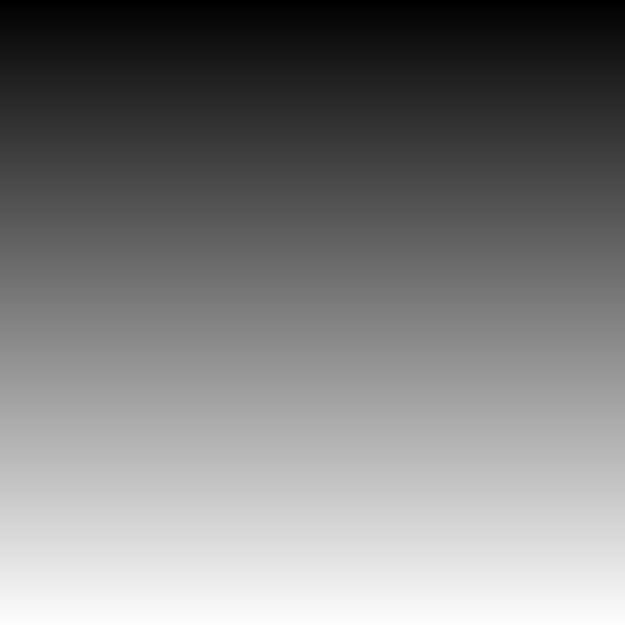
#> input picture lessons/img/grad_grayscale.png, 1250 x 1250 px (shown at 1/2 size); the run also reads 2 pictures not shown here
$ jupyter execute --allow-errors Lecture_4.ipynb   (shell and % lines are left out)   (older library calls are emulated)
#> lines starting #> are read from the running program, lines starting #| are printed output that depends on the picture; after the words box and inside, x2 and y2 are one past the last pixel; in counts of white or black regions, pixels touching at a corner belong together
# Лекция №4

## Simple Thresholding
Здесь все просто. Если значение пикселя больше порогового значения, ему присваивается одно значение (может быть белым), в противном случае ему присваивается другое значение (может быть черным). Используемая функция **cv2.threshold(src, thresh, maxval, type)**

* **src** $-$ исходное изображение, которое должно быть изображением в градациях серого
* **thresh** $-$ пороговое значение, которое используется для классификации значений пикселей
* **maxval** $-$ представляет значение, которое будет дано, если значение пикселя больше (иногда меньше) порогового значения
* **type** $-$ предоставляет различные стили порогового значения.

Различные типы:
1. cv2.THRESH_BINARY
2. cv2.THRESH_BINARY_INV
3. cv2.THRESH_TRUNC
4. cv2.THRESH_TOZERO
5. cv2.THRESH_TOZERO_INV

На выходе функция возвращает два значения. Первый $-$ **retval**, которое будет объяснено позже. Второй $-$ **thresholded image**.

Подробнее в [документации](https://docs.opencv.org/3.4.2/d7/d1b/group__imgproc__misc.html#gae8a4a146d1ca78c626a53577199e9c57).

Рассмотрим разные типы threshold на примере градиента серого цвета.

[cell 1]
import numpy as np
import cv2
import matplotlib.pyplot as plt

[cell 2]
img = cv2.imread('img/grad_grayscale.png',0)
#> img is the input picture: shape (1250, 1250); min 0, max 253, mean 126.4

ret,thresh1 = cv2.threshold(img,127,255,cv2.THRESH_BINARY)
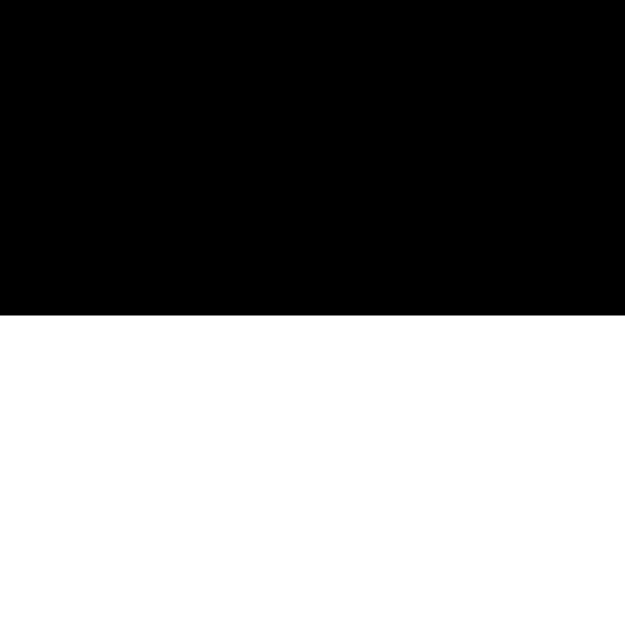
#> thresh1: shape (1250, 1250) (shown at 1/2 size); 49.5% white; 1 white region, box (x1, y1, x2, y2) and area: (0, 631, 1250, 1250) 773750
ret,thresh2 = cv2.threshold(img,127,255,cv2.THRESH_BINARY_INV)
ret,thresh3 = cv2.threshold(img,127,255,cv2.THRESH_TRUNC)
ret,thresh4 = cv2.threshold(img,127,255,cv2.THRESH_TOZERO)
ret,thresh5 = cv2.threshold(img,127,255,cv2.THRESH_TOZERO_INV)
titles = ['Original Image','BINARY','BINARY_INV','TRUNC','TOZERO','TOZERO_INV']
images = [img, thresh1, thresh2, thresh3, thresh4, thresh5]
plt.figure(figsize=(10,8))
for i in range(6):
    plt.subplot(2,3,i+1),plt.imshow(images[i],'gray')
    plt.title(titles[i])
    plt.xticks([]),plt.yticks([])
plt.show()

## Adaptive Thresholding
В предыдущем разделе мы использовали глобальное значение в качестве порогового значения. Но это может быть не хорошо во всех условиях, когда изображение имеет разные условия освещения в разных областях. В этом случае мы идем на адаптивный порог. При этом алгоритм вычисляет порог для небольших областей изображения. Таким образом, мы получаем разные пороговые значения для разных областей одного и того же изображения, и это дает нам лучшие результаты для изображений с разной освещенностью.

Он имеет три «специальных» входных параметра и только один выходной аргумент.

Адаптивный метод $-$ **cv2.adaptiveThreshold(src, maxValue, adaptiveMethod, thresholdType, blockSize, C)** - решает, как рассчитывается пороговое значение.

* **thresholdType**:
    * *cv2.ADAPTIVE_THRESH_MEAN_C*: пороговое значение является средним значением области соседства.

    * *cv2.ADAPTIVE_THRESH_GAUSSIAN_C*: пороговое значение представляет собой взвешенную сумму значений окрестностей, где веса представляют собой гауссово окно.

* **blockSize** $-$ определяет размер окрестности.

* **C** $-$ это просто константа, которая вычитается из вычисленного среднего или взвешенного среднего.

Ниже приведен фрагмент кода, сравнивающий глобальные пороги и адаптивные пороги для изображения с различным освещением:

[cell 3]
img = cv2.imread('img/sudoku.jpg')
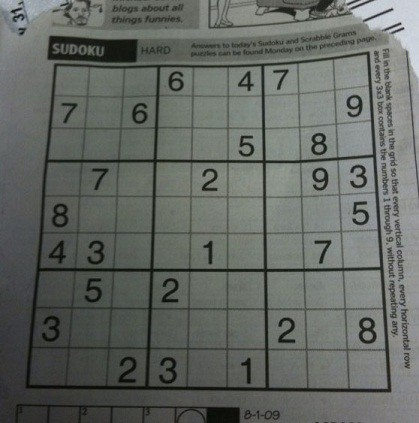
#> input picture lessons/img/sudoku.jpg, 419 x 423 px
#> img is the input picture: shape (423, 419, 3); mean B, G, R 98.9, 103.6, 99.4
img = cv2.cvtColor(img, cv2.COLOR_RGB2GRAY)
#> img: shape (423, 419)
img = cv2.medianBlur(img,5)
ret,th1 = cv2.threshold(img,127,255,cv2.THRESH_BINARY)
#> th1: shape (423, 419); 25.7% white; 62 white regions (31 under 20 px), largest, box (x1, y1, x2, y2) and area: (194, 0, 419, 423) 16594, (265, 56, 372, 160) 8919, (266, 158, 380, 268) 8647
th2 = cv2.adaptiveThreshold(img,255,cv2.ADAPTIVE_THRESH_MEAN_C,cv2.THRESH_BINARY,11,2)
#> th2: shape (423, 419); 77.1% white; 774 black regions (571 under 20 px), largest, box (x1, y1, x2, y2) and area: (25, 51, 392, 393) 10166, (141, 0, 404, 49) 3627, (47, 36, 138, 62) 1325
th3 = cv2.adaptiveThreshold(img,255,cv2.ADAPTIVE_THRESH_GAUSSIAN_C,cv2.THRESH_BINARY,11,2)
#> th3: shape (423, 419); 80.6% white; 829 black regions (587 under 20 px), largest, box (x1, y1, x2, y2) and area: (25, 52, 391, 393) 9350, (139, 0, 401, 47) 1845, (47, 36, 138, 63) 1222
titles = ['Original Image', 'Global Thresholding (v = 127)',
            'Adaptive Mean Thresholding', 'Adaptive Gaussian Thresholding']
images = [img, th1, th2, th3]
plt.figure(figsize=(10,8))
for i in range(4):
    plt.subplot(2,2,i+1),plt.imshow(images[i],'gray')
    plt.title(titles[i])
    plt.xticks([]),plt.yticks([])
plt.show()

## Бинаризация Оцу
В первом разделе я говорил вам, что есть второй параметр retVal. Его использование происходит, когда мы идем на бинаризацию Оцу. Так что же это?

В глобальном пороговом значении мы использовали произвольное значение для порогового значения, верно? Итак, как мы можем знать, что выбранное нами значение является хорошим или нет? Ответ, метод проб и ошибок. Но рассмотрим бимодальное изображение (проще говоря, бимодальное изображение - это изображение, гистограмма которого имеет два пика). Для этого изображения мы можем приблизительно принять значение в середине этих пиков в качестве порогового значения, верно? Это то, что делает бинаризация Оцу. Таким образом, простыми словами, он автоматически вычисляет пороговое значение из гистограммы изображения для бимодального изображения. (Для изображений, которые не являются бимодальными, бинаризация не будет точной.)

Для этого используется наша функция **cv2.threshold()**, но передается дополнительный флаг *cv2.THRESH_OTSU*. Для порогового значения просто введите ноль. Затем алгоритм находит оптимальное пороговое значение и возвращает вас в качестве второго выхода retVal. Если пороговое значение Otsu не используется, **retVal** соответствует пороговому значению, которое вы использовали.

Проверьте ниже пример. Входное изображение является шумным изображением. В первом случае я применил глобальный порог для значения $127$. Во втором случае я применил порог Оцу напрямую. В третьем случае я отфильтровал изображение с гауссовым ядром $5\times5$, чтобы удалить шум, затем применил пороговое значение Оцу. Посмотрите, как фильтрация шума улучшает результат.

[cell 4]
img = cv2.imread('img/laba.jpg')
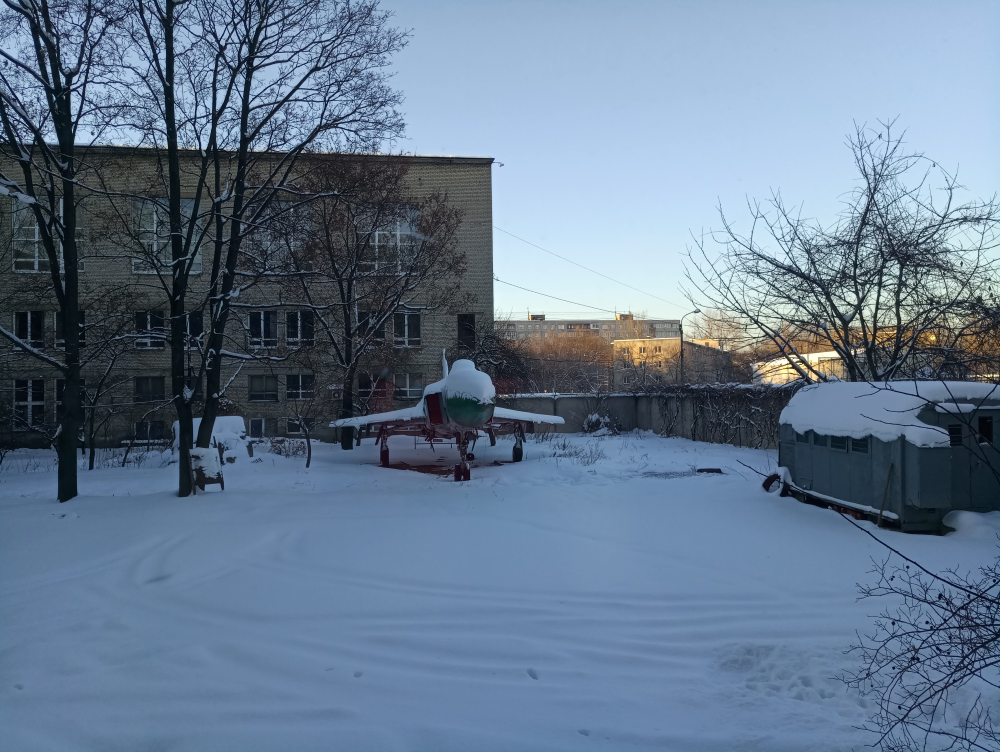
#> input picture lessons/img/laba.jpg, 4000 x 3008 px (shown at 1/4 size)
#> img is the input picture: shape (3008, 4000, 3); mean B, G, R 144.6, 122.2, 102.3
img = cv2.cvtColor(img, cv2.COLOR_RGB2GRAY)
#> img: shape (3008, 4000)
noise_img = img.copy()
mask = np.random.randint(0,2,size=noise_img.shape).astype(np.bool)
r = np.random.rand(*noise_img.shape)*np.max(noise_img)
noise_img[mask] = r[mask]
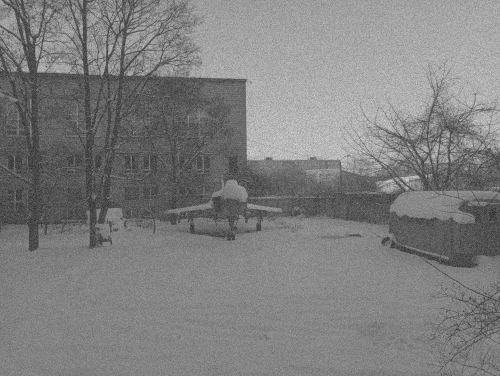
#> noise_img: shape (3008, 4000) (shown at 1/8 size); min 0, max 255, mean 126.8

img = noise_img


# global thresholding
ret1,th1 = cv2.threshold(img,127,255,cv2.THRESH_BINARY)
#> th1: shape (3008, 4000); 55% white; black in thin lines or dots
# Otsu's thresholding
ret2,th2 = cv2.threshold(img,0,255,cv2.THRESH_BINARY+cv2.THRESH_OTSU)
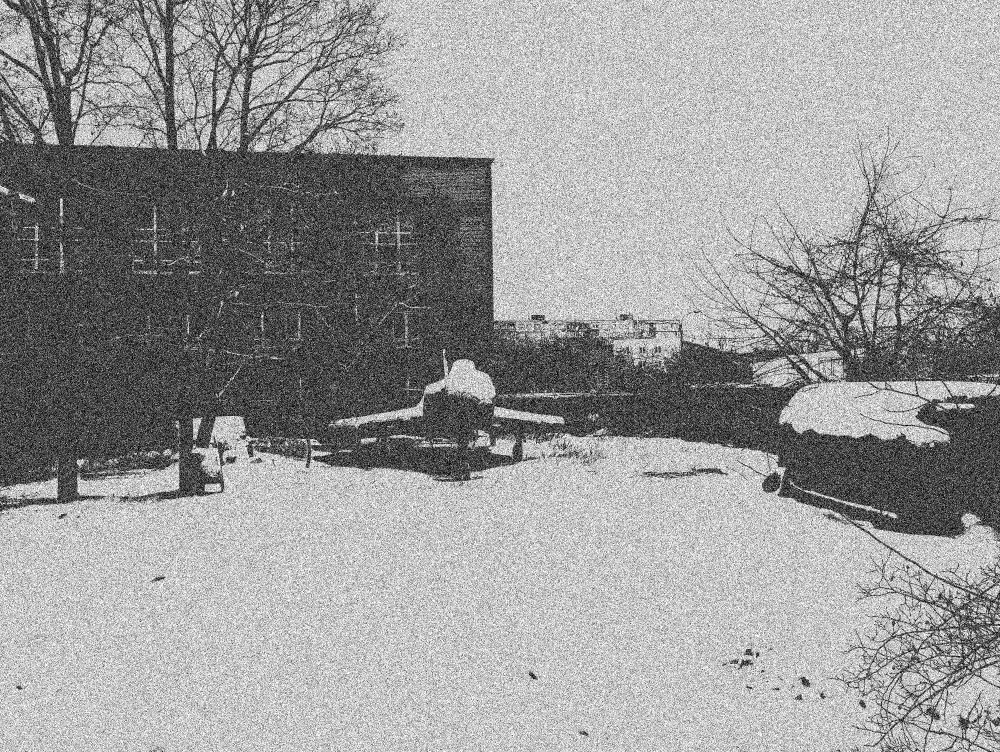
#> th2: shape (3008, 4000) (shown at 1/4 size); 60.5% white; black in thin lines or dots
#> ret2 = 114
# Otsu's thresholding after Gaussian filtering
blur = cv2.GaussianBlur(img,(5,5),0)
ret3,th3 = cv2.threshold(blur,0,255,cv2.THRESH_BINARY+cv2.THRESH_OTSU)
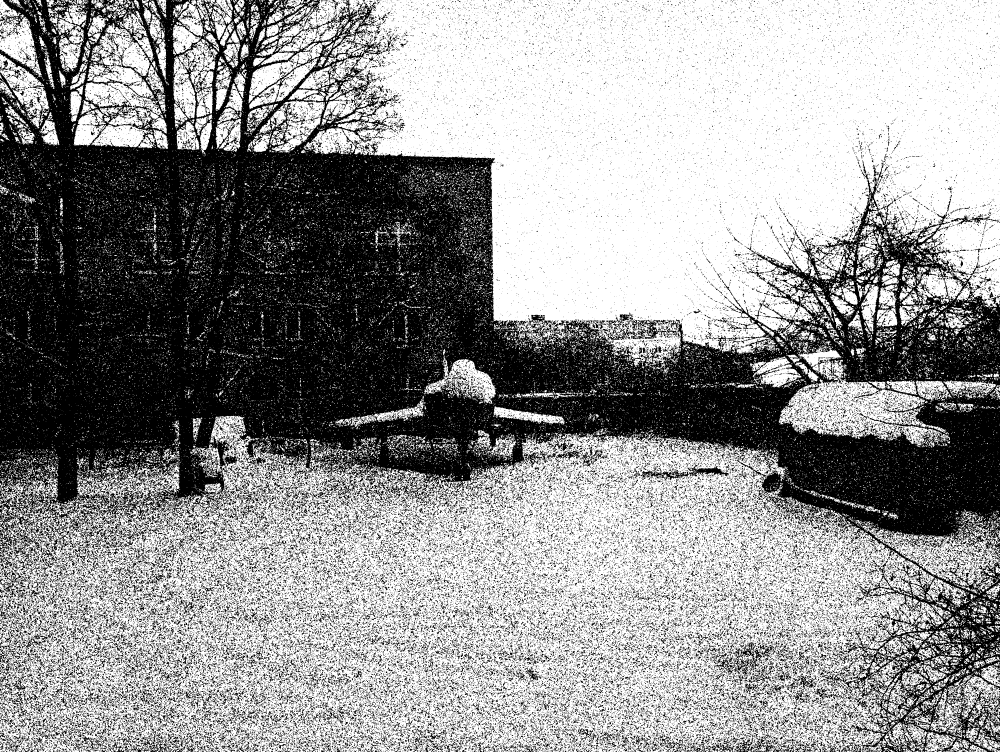
#> th3: shape (3008, 4000) (shown at 1/4 size); 57.4% white; 73658 black regions (59640 under 20 px), largest, box (x1, y1, x2, y2) and area: (0, 0, 4000, 3008) 3929570, (2931, 2568, 3049, 2708) 5191, (2550, 1279, 2665, 1356) 3289
#> ret3 = 122
# plot all the images and their histograms
images = [img, 0, th1,
          img, 0, th2,
          blur, 0, th3]
titles = ['Original Noisy Image','Histogram','Global Thresholding (v=127)',
          'Original Noisy Image','Histogram',"Otsu's Thresholding",
          'Gaussian filtered Image','Histogram',"Otsu's Thresholding"]
plt.figure(figsize=(14,10))
for i in range(3):
    plt.subplot(3,3,i*3+1),plt.imshow(images[i*3],'gray')
    plt.title(titles[i*3]), plt.xticks([]), plt.yticks([])
    plt.subplot(3,3,i*3+2),plt.hist(images[i*3].ravel(),256)
    plt.title(titles[i*3+1]), plt.xticks([]), plt.yticks([])
    plt.subplot(3,3,i*3+3),plt.imshow(images[i*3+2],'gray')
    plt.title(titles[i*3+2]), plt.xticks([]), plt.yticks([])
plt.show()
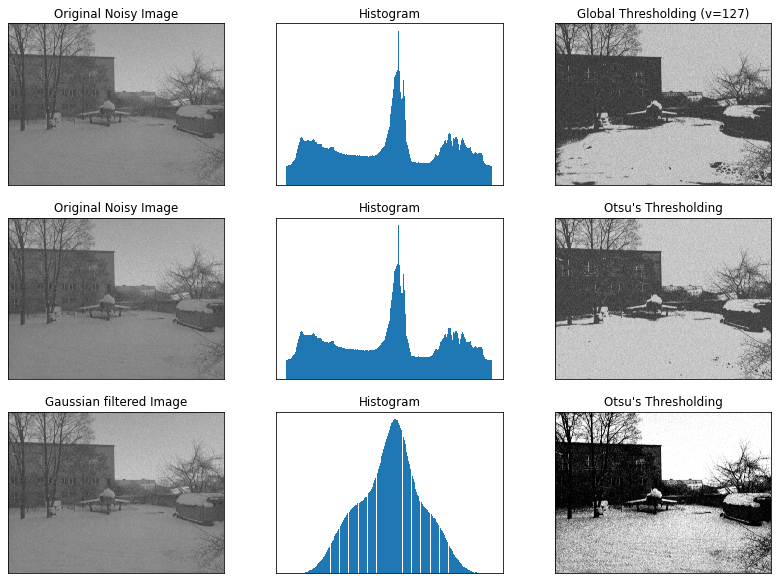
#> figure drawn by matplotlib, 9 panels

# Контур и как его найти

**Контурный анализ** $-$ это один из важных и очень полезных методов описания, хранения, распознавания, сравнения и поиска графических образов/объектов.

**Контур** $-$ это внешние очертания (обвод) предмета/объекта.

При проведении контурного анализа:
* полагается, что контур содержит достаточную информацию о форме объекта;
* внутренние точки объекта во внимание не принимаются.

Вышеприведённые положения, разумеется, накладывают существенные ограничения на область применения контурного анализа, которые, в основном, связаны с проблемами выделения контура на изображениях:
* из-за одинаковой яркости с фоном объект может не иметь чёткой границы, или может быть зашумлён помехами, что приводит к невозможности выделения контура;
* перекрытие объектов или их группировка приводит к тому, что контур выделяется неправильно и не соответствует границе объекта.

Однако, переход к рассмотрению только контуров объектов позволяет уйти от пространства изображения – к пространству контуров, что существенно снижает сложность алгоритмов и вычислений.

Т.о., контурный анализ имеет довольно слабую устойчивость к помехам, и любое пересечение или лишь частичная видимость объекта приводит либо к невозможности детектирования, либо к ложным срабатываниям, но простота и быстродействие контурного анализа, позволяют вполне успешно применять данный подход (при чётко выраженном объекте на контрастном фоне и отсутствии помех).

Итак, мы определились, что контур — это некая граница объекта, которая отделяет его от фона (других объектов). Вспомним, как мы можем получить контуры?

Разумеется, первым вспоминается детектор границ Кенни, а затем можно привести любые другие методы получения двоичного изображения:
пороговое преобразование,
выделение объекта по цвету

Во всех этих случаях мы получаем бинарное изображение, которое явным образом задаёт нам границы объекта. Вот эта совокупность пикселей, составляющих границу объекта и есть контур объекта.

Чтобы оперировать полученным контуром, его необходимо как-то представить (закодировать).
Например, указывать вершины отрезков, составляющих контур.
Другой известный способ кодирования контура $-$ это **цепной код Фримена**. Этот метод будет рассмотрен чуть позже.

## Оператор Лапласа
Он вычисляет лапласиан изображения, заданного соотношением,
${\Delta src = \frac{\partial ^2{src}}{\partial x^2} + \frac{\partial ^2{src}}{\partial y^2}}$
где каждая производная находится с использованием производных Собеля. Если ksize = $1$, то для фильтрации используется следующее ядро:

$$
{\begin{equation*}
\ K = \begin{pmatrix}
0 & \ 1 & \ 0 \\
1 & \ -4 & \ 1 \\
0 & \ 1 & \ 0
\end{pmatrix}
\end{equation*}}$$

[cell 5]
img = cv2.imread('img/road_2.jpg')
#> (the rest of the program and of its run is left out)
